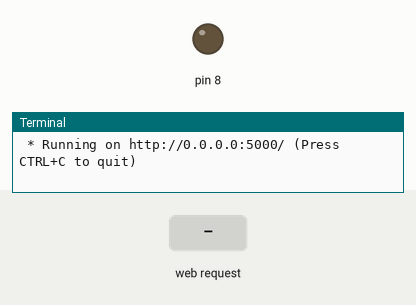
This program was run on a simulated Raspberry Pi (header pin numbers). Parts: output pins drawn as LEDs (lit = HIGH), the last lines printed to the terminal. Inputs (shaded band) come from the test bench. The clock reads 2024-03-15 10:24:30 at power-on unless the program sets it.

Above: at 1.2 s.
1.3 s: HTTP request for /led/on received
At 2.1 s:
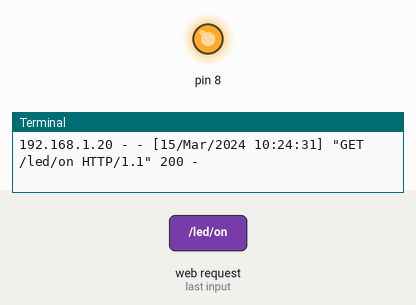
4.3 s: HTTP request for /led/off received
At 5.6 s:
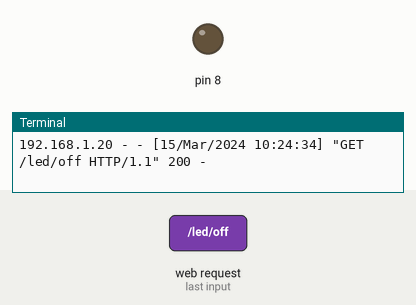
Timing chart, 0 to 7.3 s (numbered marks = the images above; inputs shaded):
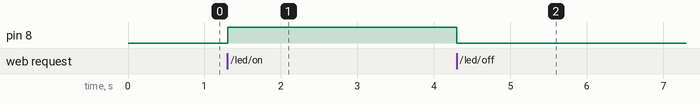

Measured:
- after the input at 1.3 s, pin 8: LOW → HIGH at once
- after the input at 4.3 s, pin 8: HIGH → LOW at once

The program:

index_ex.py
```python
# -*- coding: utf8 -*

from flask import Flask, request
from flask import render_template
import RPi.GPIO as GPIO

app = Flask(__name__)
GPIO.setmode(GPIO.BOARD) #BOARD는 커넥터 pin번호 사용
GPIO.setup(8, GPIO.OUT, initial=GPIO.LOW)

@app.route("/")
def home():
    return render_template("index.html")

@app.route("/led/on")
def led_on():
    try:
        GPIO.output(8, GPIO.HIGH)
        return "ok"
    except expression as identifier:
        return "fail"

@app.route("/led/off")
def led_off():
    try:
        GPIO.output(8, GPIO.LOW)
        return "ok"
    except expression as identifier:
        return "fail"

if __name__ == "__main__":
    app.run(host="0.0.0.0")
```
